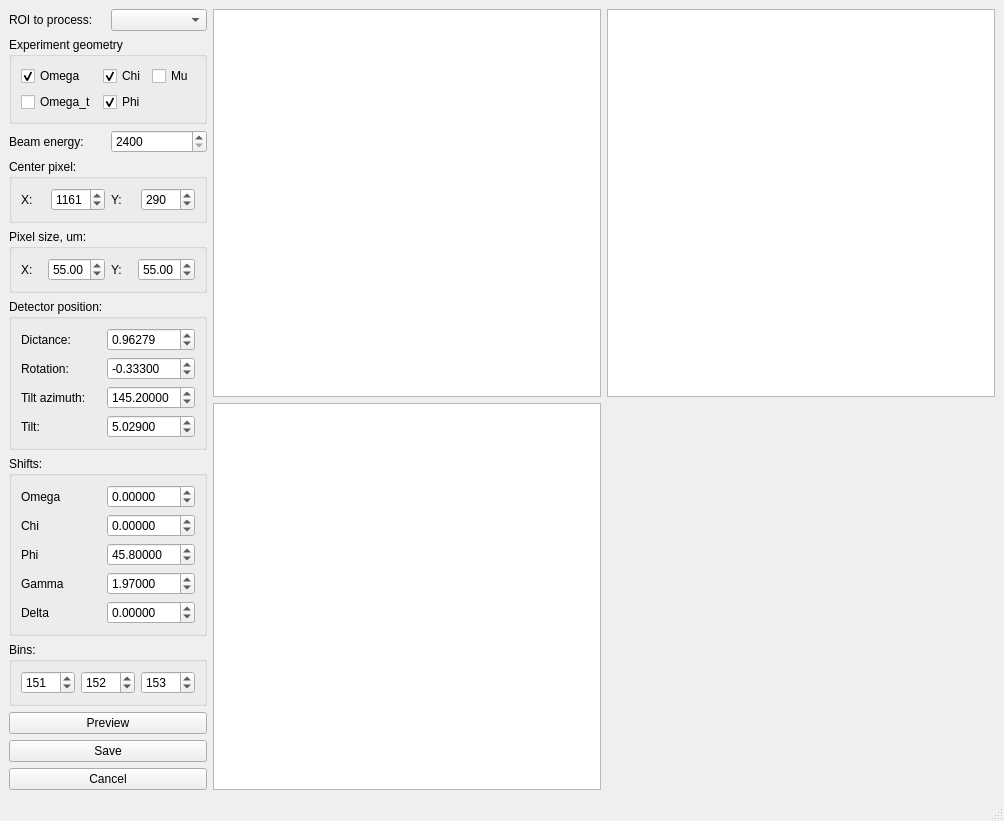
<?xml version="1.0" encoding="UTF-8"?>
<ui version="4.0">
 <class>Converter</class>
 <widget class="QMainWindow" name="Converter">
  <property name="geometry">
   <rect>
    <x>0</x>
    <y>0</y>
    <width>1004</width>
    <height>811</height>
   </rect>
  </property>
  <property name="windowTitle">
   <string>Convert to reciprocal space</string>
  </property>
  <widget class="QWidget" name="centralwidget">
   <layout class="QHBoxLayout" name="horizontalLayout_4" stretch="0,1">
    <item>
     <layout class="QVBoxLayout" name="verticalLayout">
      <item>
       <layout class="QHBoxLayout" name="horizontalLayout_5">
        <item>
         <widget class="QLabel" name="label_6">
          <property name="text">
           <string>ROI to process:</string>
          </property>
         </widget>
        </item>
        <item>
         <widget class="QComboBox" name="cmd_roi"/>
        </item>
       </layout>
      </item>
      <item>
       <widget class="QGroupBox" name="groupBox">
        <property name="title">
         <string>Experiment geometry</string>
        </property>
        <layout class="QGridLayout" name="gridLayout">
         <item row="1" column="0">
          <widget class="QCheckBox" name="chk_omega">
           <property name="text">
            <string>Omega</string>
           </property>
           <property name="checked">
            <bool>true</bool>
           </property>
          </widget>
         </item>
         <item row="1" column="1">
          <widget class="QCheckBox" name="chk_chi">
           <property name="text">
            <string>Chi</string>
           </property>
           <property name="checked">
            <bool>true</bool>
           </property>
          </widget>
         </item>
         <item row="1" column="2">
          <widget class="QCheckBox" name="chk_mu">
           <property name="text">
            <string>Mu</string>
           </property>
           <property name="checked">
            <bool>false</bool>
           </property>
          </widget>
         </item>
         <item row="2" column="1">
          <widget class="QCheckBox" name="chk_phi">
           <property name="text">
            <string>Phi</string>
           </property>
           <property name="checked">
            <bool>true</bool>
           </property>
          </widget>
         </item>
         <item row="2" column="0">
          <widget class="QCheckBox" name="chk_omega_t">
           <property name="text">
            <string>Omega_t</string>
           </property>
          </widget>
         </item>
        </layout>
       </widget>
      </item>
      <item>
       <layout class="QHBoxLayout" name="horizontalLayout_3">
        <item>
         <widget class="QLabel" name="label">
          <property name="text">
           <string>Beam energy:</string>
          </property>
         </widget>
        </item>
        <item>
         <widget class="QSpinBox" name="sb_energy">
          <property name="enabled">
           <bool>true</bool>
          </property>
          <property name="minimum">
           <number>2400</number>
          </property>
          <property name="maximum">
           <number>35000</number>
          </property>
          <property name="singleStep">
           <number>100</number>
          </property>
         </widget>
        </item>
       </layout>
      </item>
      <item>
       <widget class="QGroupBox" name="groupBox_2">
        <property name="title">
         <string>Center pixel:</string>
        </property>
        <layout class="QHBoxLayout" name="horizontalLayout">
         <item>
          <widget class="QLabel" name="label_2">
           <property name="text">
            <string>X:</string>
           </property>
          </widget>
         </item>
         <item>
          <widget class="QSpinBox" name="sb_cen_x">
           <property name="enabled">
            <bool>true</bool>
           </property>
           <property name="minimum">
            <number>0</number>
           </property>
           <property name="maximum">
            <number>1556</number>
           </property>
           <property name="singleStep">
            <number>1</number>
           </property>
           <property name="value">
            <number>1161</number>
           </property>
          </widget>
         </item>
         <item>
          <widget class="QLabel" name="label_3">
           <property name="text">
            <string>Y:</string>
           </property>
          </widget>
         </item>
         <item>
          <widget class="QSpinBox" name="sb_cen_y">
           <property name="enabled">
            <bool>true</bool>
           </property>
           <property name="minimum">
            <number>0</number>
           </property>
           <property name="maximum">
            <number>1556</number>
           </property>
           <property name="singleStep">
            <number>1</number>
           </property>
           <property name="value">
            <number>290</number>
           </property>
          </widget>
         </item>
        </layout>
       </widget>
      </item>
      <item>
       <widget class="QGroupBox" name="groupBox_3">
        <property name="title">
         <string>Pixel size, um:</string>
        </property>
        <layout class="QHBoxLayout" name="horizontalLayout_2">
         <item>
          <widget class="QLabel" name="label_4">
           <property name="text">
            <string>X:</string>
           </property>
          </widget>
         </item>
         <item>
          <widget class="QDoubleSpinBox" name="dsb_size_x">
           <property name="enabled">
            <bool>true</bool>
           </property>
           <property name="decimals">
            <number>2</number>
           </property>
           <property name="value">
            <double>55.000000000000000</double>
           </property>
          </widget>
         </item>
         <item>
          <widget class="QLabel" name="label_5">
           <property name="text">
            <string>Y:</string>
           </property>
          </widget>
         </item>
         <item>
          <widget class="QDoubleSpinBox" name="dsb_size_y">
           <property name="enabled">
            <bool>true</bool>
           </property>
           <property name="decimals">
            <number>2</number>
           </property>
           <property name="value">
            <double>55.000000000000000</double>
           </property>
          </widget>
         </item>
        </layout>
       </widget>
      </item>
      <item>
       <widget class="QGroupBox" name="groupBox_5">
        <property name="title">
         <string>Detector position:</string>
        </property>
        <layout class="QGridLayout" name="gridLayout_3">
         <item row="0" column="0">
          <widget class="QLabel" name="label_9">
           <property name="text">
            <string>Dictance:</string>
           </property>
          </widget>
         </item>
         <item row="0" column="1">
          <widget class="QDoubleSpinBox" name="dsb_det_d">
           <property name="enabled">
            <bool>true</bool>
           </property>
           <property name="decimals">
            <number>5</number>
           </property>
           <property name="value">
            <double>0.962790000000000</double>
           </property>
          </widget>
         </item>
         <item row="1" column="0">
          <widget class="QLabel" name="label_8">
           <property name="text">
            <string>Rotation:</string>
           </property>
          </widget>
         </item>
         <item row="1" column="1">
          <widget class="QDoubleSpinBox" name="dsb_det_r">
           <property name="enabled">
            <bool>true</bool>
           </property>
           <property name="decimals">
            <number>5</number>
           </property>
           <property name="minimum">
            <double>-360.000000000000000</double>
           </property>
           <property name="maximum">
            <double>360.000000000000000</double>
           </property>
           <property name="value">
            <double>-0.333000000000000</double>
           </property>
          </widget>
         </item>
         <item row="2" column="0">
          <widget class="QLabel" name="label_10">
           <property name="text">
            <string>Tilt azimuth:</string>
           </property>
          </widget>
         </item>
         <item row="2" column="1">
          <widget class="QDoubleSpinBox" name="dsb_det_rt">
           <property name="enabled">
            <bool>true</bool>
           </property>
           <property name="decimals">
            <number>5</number>
           </property>
           <property name="minimum">
            <double>-360.000000000000000</double>
           </property>
           <property name="maximum">
            <double>360.000000000000000</double>
           </property>
           <property name="value">
            <double>145.199999999999989</double>
           </property>
          </widget>
         </item>
         <item row="3" column="0">
          <widget class="QLabel" name="label_11">
           <property name="text">
            <string>Tilt:</string>
           </property>
          </widget>
         </item>
         <item row="3" column="1">
          <widget class="QDoubleSpinBox" name="dsb_det_t">
           <property name="enabled">
            <bool>true</bool>
           </property>
           <property name="decimals">
            <number>5</number>
           </property>
           <property name="minimum">
            <double>-360.000000000000000</double>
           </property>
           <property name="maximum">
            <double>360.000000000000000</double>
           </property>
           <property name="value">
            <double>5.029000000000000</double>
           </property>
          </widget>
         </item>
        </layout>
       </widget>
      </item>
      <item>
       <widget class="QGroupBox" name="groupBox_6">
        <property name="title">
         <string>Shifts:</string>
        </property>
        <layout class="QGridLayout" name="gridLayout_4">
         <item row="0" column="1">
          <widget class="QDoubleSpinBox" name="dsb_shift_omega">
           <property name="enabled">
            <bool>true</bool>
           </property>
           <property name="decimals">
            <number>5</number>
           </property>
           <property name="minimum">
            <double>-360.000000000000000</double>
           </property>
           <property name="maximum">
            <double>360.000000000000000</double>
           </property>
          </widget>
         </item>
         <item row="0" column="0">
          <widget class="QLabel" name="label_12">
           <property name="text">
            <string>Omega</string>
           </property>
          </widget>
         </item>
         <item row="1" column="0">
          <widget class="QLabel" name="label_13">
           <property name="text">
            <string>Chi</string>
           </property>
          </widget>
         </item>
         <item row="1" column="1">
          <widget class="QDoubleSpinBox" name="dsb_shift_chi">
           <property name="enabled">
            <bool>true</bool>
           </property>
           <property name="decimals">
            <number>5</number>
           </property>
           <property name="minimum">
            <double>-360.000000000000000</double>
           </property>
           <property name="maximum">
            <double>360.000000000000000</double>
           </property>
          </widget>
         </item>
         <item row="3" column="1">
          <widget class="QDoubleSpinBox" name="dsb_shift_gamma">
           <property name="enabled">
            <bool>true</bool>
           </property>
           <property name="decimals">
            <number>5</number>
           </property>
           <property name="minimum">
            <double>-360.000000000000000</double>
           </property>
           <property name="maximum">
            <double>360.000000000000000</double>
           </property>
           <property name="value">
            <double>1.970000000000000</double>
           </property>
          </widget>
         </item>
         <item row="2" column="1">
          <widget class="QDoubleSpinBox" name="dsb_shift_phi">
           <property name="enabled">
            <bool>true</bool>
           </property>
           <property name="decimals">
            <number>5</number>
           </property>
           <property name="minimum">
            <double>-360.000000000000000</double>
           </property>
           <property name="maximum">
            <double>360.000000000000000</double>
           </property>
           <property name="value">
            <double>45.799999999999997</double>
           </property>
          </widget>
         </item>
         <item row="2" column="0">
          <widget class="QLabel" name="label_14">
           <property name="text">
            <string>Phi</string>
           </property>
          </widget>
         </item>
         <item row="3" column="0">
          <widget class="QLabel" name="label_15">
           <property name="text">
            <string>Gamma</string>
           </property>
          </widget>
         </item>
         <item row="4" column="0">
          <widget class="QLabel" name="label_16">
           <property name="text">
            <string>Delta</string>
           </property>
          </widget>
         </item>
         <item row="4" column="1">
          <widget class="QDoubleSpinBox" name="dsb_shift_delta">
           <property name="enabled">
            <bool>true</bool>
           </property>
           <property name="decimals">
            <number>5</number>
           </property>
           <property name="minimum">
            <double>-360.000000000000000</double>
           </property>
           <property name="maximum">
            <double>360.000000000000000</double>
           </property>
          </widget>
         </item>
        </layout>
       </widget>
      </item>
      <item>
       <widget class="QGroupBox" name="groupBox_7">
        <property name="title">
         <string>Bins:</string>
        </property>
        <layout class="QGridLayout" name="gridLayout_5">
         <item row="0" column="0">
          <widget class="QSpinBox" name="sb_bin_x">
           <property name="enabled">
            <bool>true</bool>
           </property>
           <property name="maximum">
            <number>1000</number>
           </property>
           <property name="value">
            <number>151</number>
           </property>
          </widget>
         </item>
         <item row="0" column="1">
          <widget class="QSpinBox" name="sb_bin_y">
           <property name="enabled">
            <bool>true</bool>
           </property>
           <property name="maximum">
            <number>1000</number>
           </property>
           <property name="value">
            <number>152</number>
           </property>
          </widget>
         </item>
         <item row="0" column="2">
          <widget class="QSpinBox" name="sb_bin_z">
           <property name="enabled">
            <bool>true</bool>
           </property>
           <property name="maximum">
            <number>1000</number>
           </property>
           <property name="value">
            <number>153</number>
           </property>
          </widget>
         </item>
        </layout>
       </widget>
      </item>
      <item>
       <spacer name="verticalSpacer">
        <property name="orientation">
         <enum>Qt::Vertical</enum>
        </property>
        <property name="sizeHint" stdset="0">
         <size>
          <width>20</width>
          <height>40</height>
         </size>
        </property>
       </spacer>
      </item>
      <item>
       <widget class="QPushButton" name="cmd_preview">
        <property name="text">
         <string>Preview</string>
        </property>
       </widget>
      </item>
      <item>
       <widget class="QPushButton" name="cmd_save">
        <property name="text">
         <string>Save</string>
        </property>
       </widget>
      </item>
      <item>
       <widget class="QPushButton" name="cmd_cancel">
        <property name="text">
         <string>Cancel</string>
        </property>
       </widget>
      </item>
     </layout>
    </item>
    <item>
     <layout class="QGridLayout" name="gridLayout_2">
      <item row="0" column="0">
       <widget class="GraphicsView" name="gv_xy">
        <property name="autoFillBackground">
         <bool>false</bool>
        </property>
        <property name="styleSheet">
         <string notr="true"/>
        </property>
       </widget>
      </item>
      <item row="0" column="1">
       <widget class="GraphicsView" name="gv_xz">
        <property name="autoFillBackground">
         <bool>false</bool>
        </property>
        <property name="styleSheet">
         <string notr="true"/>
        </property>
       </widget>
      </item>
      <item row="1" column="0">
       <widget class="GraphicsView" name="gv_yz">
        <property name="autoFillBackground">
         <bool>false</bool>
        </property>
        <property name="styleSheet">
         <string notr="true"/>
        </property>
       </widget>
      </item>
     </layout>
    </item>
   </layout>
  </widget>
  <widget class="QMenuBar" name="menubar">
   <property name="geometry">
    <rect>
     <x>0</x>
     <y>0</y>
     <width>1004</width>
     <height>20</height>
    </rect>
   </property>
  </widget>
  <widget class="QStatusBar" name="statusbar"/>
 </widget>
 <customwidgets>
  <customwidget>
   <class>GraphicsView</class>
   <extends>QGraphicsView</extends>
   <header>pyqtgraph</header>
  </customwidget>
 </customwidgets>
 <resources/>
 <connections/>
</ui>
